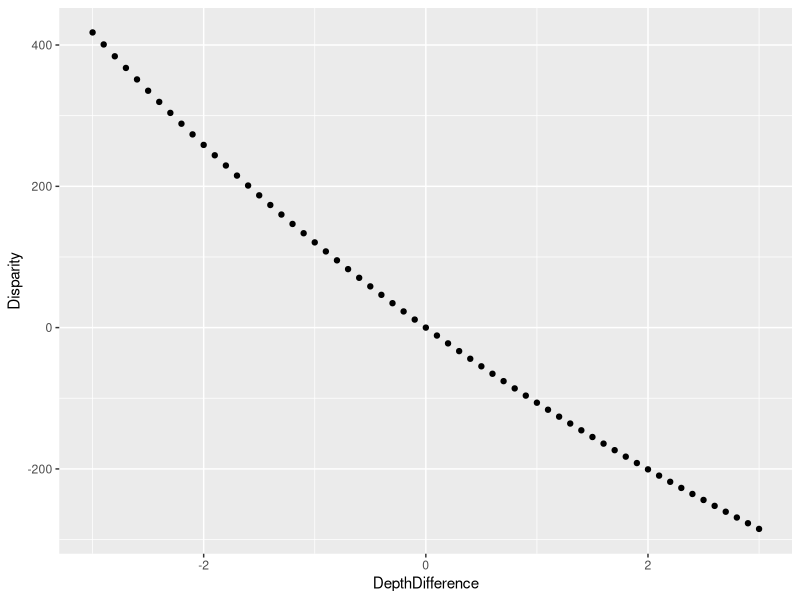

Write the R code that produced this figure.
require(ggplot2)
#15m distance to target
#0.065m interocular distance assumed
#offsets between 0.05 and 0m shown

################stereotest 2


DegreeToRadians <- function(degree){
  radians <- degree*0.01745
  radians
}

RadiansToDegree <- function(radians){
  degree <- radians/0.01745
  degree
}

depth_difference = seq(-3,3,0.1)

#here we compute the disparity elicited by the test rectangle:
#15 (m) is the depth of the rectangle in relation to the observer
#2 (m) is the offset of the stimulus to the left or right from the straight-ahead
#0.065 (m) is the generic assumed interocular distance
disparity_test = 180 - ((90 - RadiansToDegree(atan(2.065/(15+depth_difference)))) + (90 + RadiansToDegree(atan(1.935/(15+depth_difference)))))

#here we compute the disparity elicited by the reference rectangle:
disparity_zero = 180 - ((90 - RadiansToDegree(atan(2.065/15))) + (90 + RadiansToDegree(atan(1.935/15))))

#here we convert it into arcsec:
(disparity_test-disparity_zero)*3600

DF = data.frame(Disparity = (disparity_test-disparity_zero)*3600,
                DepthDifference = depth_difference)

#here we plot the difference in disparity in function of the difference in depth between test and reference rectangle: 
ggplot(DF, aes(DepthDifference, Disparity)) +
  geom_point()




#the following equation computes the  size that makes for the same visual angle when depth is changed. 15 meters is assumed as reference depth,
#and the reference size is 2 meters. So we compute how big a target has to be at different depths to occupy the same visual angle as the 2m reference
#target at 15 meters:

#0 = atan((2+0.5*size)/distance)-atan((2-0.5*size)/distance) + atan(1/15) - atan(3/15)

MinimizeThis = function(size,distance){
  abs(atan((2+0.5*size)/distance)-atan((2-0.5*size)/distance) + atan(1/15) - atan(3/15))
}

#find the optimal value to achieve a disparity of 200 arcsec:
optimize(MinimizeThis,c(0,3),tol = 0.0000001, distance = 13.5) #for test rectangle at 13.5m (corresponds roughly to 200 arcsec)
optimize(MinimizeThis,c(0,3),tol = 0.0000001, distance = 16.5) #for test rectangle at 16.5m (corresponds roughly to 175 arcsec)

optimize(MinimizeThis,c(0,3),tol = 0.0000001, distance = 12) #~400 arcsec
optimize(MinimizeThis,c(0,3),tol = 0.0000001, distance = 18) #~300 arcsec
